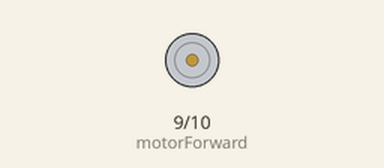
Simulated run of this sketch. Board: Arduino Uno, built with avr-gcc and run on an emulated ATmega328P. Parts: motor-driver pin pairs drawn as motors (green arrow = first pin HIGH = forward, orange = second pin HIGH = backward, longer = more drive).

Above: at 2.5 s.
At 6.0 s:
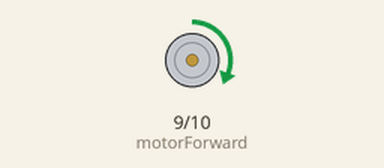
At 8.0 s:
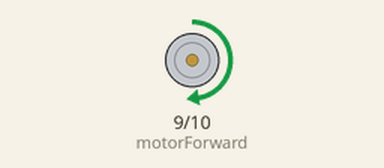
Timing chart, 0 to 11.1 s (numbered marks = the images above):
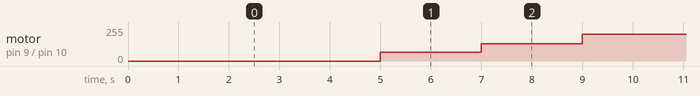

The sketch:

motor_test_new.ino
```cpp
/*#include <Servo.h>

Servo motor;

float x;
int setupDone=0;

void setup()
{
  motor.attach(9);
  Serial.begin(9600);
  Serial.println("initializing...i.e. tp");
}


void loop()
{
  if(Serial.available()>0 && setupDone==0)
  {
    motor.write(180);
    setupDone=1;
    Serial.println("written 180");
    delay(2000);
  }
  if(Serial.available()>0 && setupDone==1)
  {
    motor.write(0);
    setupDone=2;
    Serial.println("written 0");
    delay(2000);
  }
  if(Serial.available()>0 && setupDone==2)
  {
    motor.write(90);
    setupDone=3;
    Serial.println("written 90");
    delay(2000);
  }
  if(Serial.available()>0 && setupDone==3)
  {
    x=Serial.read();
    if(x>0 && x<100)
    {
      motor.write(x);
      Serial.println("written x");
      //delay(2000);
    }
  }
}*/

int motorForward = 9;
int motorReverse =10;

//Gradual changes
//Back emf
void setup()
{
  pinMode(motorForward, OUTPUT);
  pinMode(motorReverse, OUTPUT);
}

void loop()
{

  //analogWrite(motorForward,0);
  //analogWrite(motorReverse,0);
  //delay(5000);

  delay(5000);

  analogWrite(motorForward,64);
  delay(2000);
  analogWrite(motorForward,128);
  delay(2000);
  analogWrite(motorForward,200);
  delay(3000);
  //analogWrite(motorReverse,0);
  //delay(5000);
  //analogWrite(motorForward,128);
  //delay(1000);


  //analogWrite(motorForward,0);
  //delay(2000);

  //analogWrite(motorReverse,128);
  //delay(1000);
  analogWrite(motorForward,0);
  //analogWrite(motorReverse,0);
  delay(5000);
  //analogWrite(motorReverse,128);
  //delay(1000);


}
```

Measured:
- by itself, motor on pin 9 (motorForward) / pin 10 (motorReverse): stopped → forward 64/255 at 5.0 s, → forward 128/255 2.0 s later, → forward 200/255 2.0 s later, → stopped 3.0 s later, … (31 changes in this stretch)
